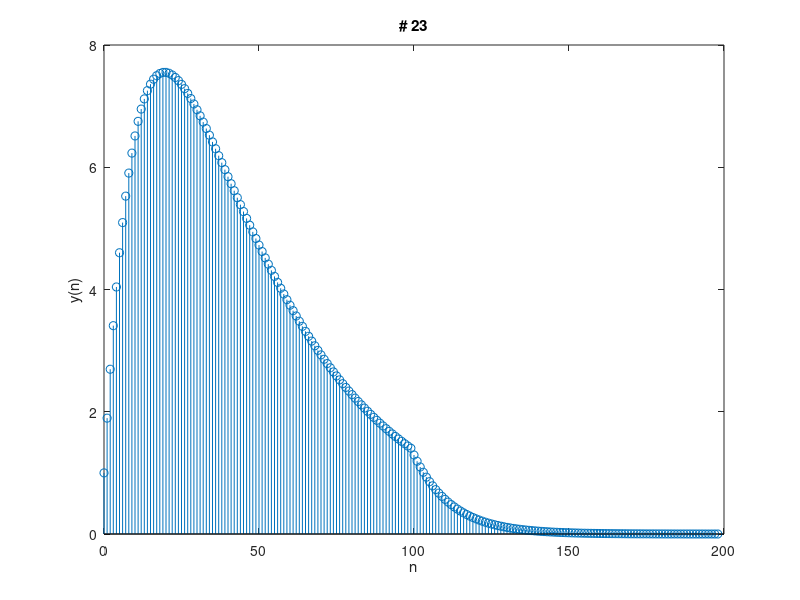

Source code (MATLAB):
close all; clear; clc; format short; format compact;

n = linspace(0,50);
a1 = 0.95;
a2 = 0.85;
hn = a1.^n;
xn = a2.^n;
y = conv(hn,xn);
m = 0:198;
stem(m,y);
hold on;
title('# 23');
xlabel('n');
ylabel('y(n)');